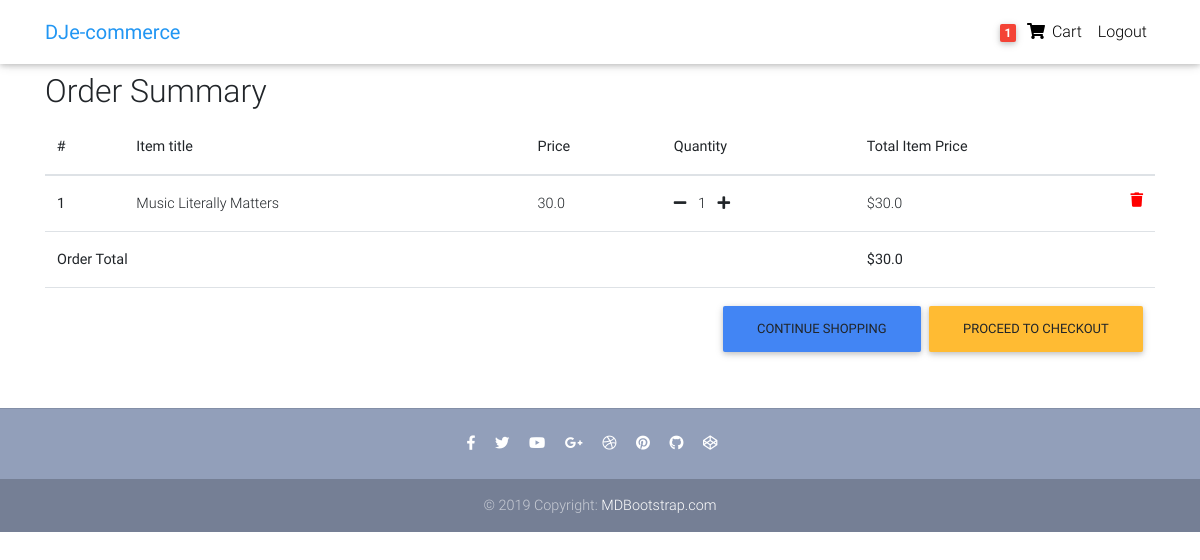
Before: /order-summary/ (signed in) with the older database file.
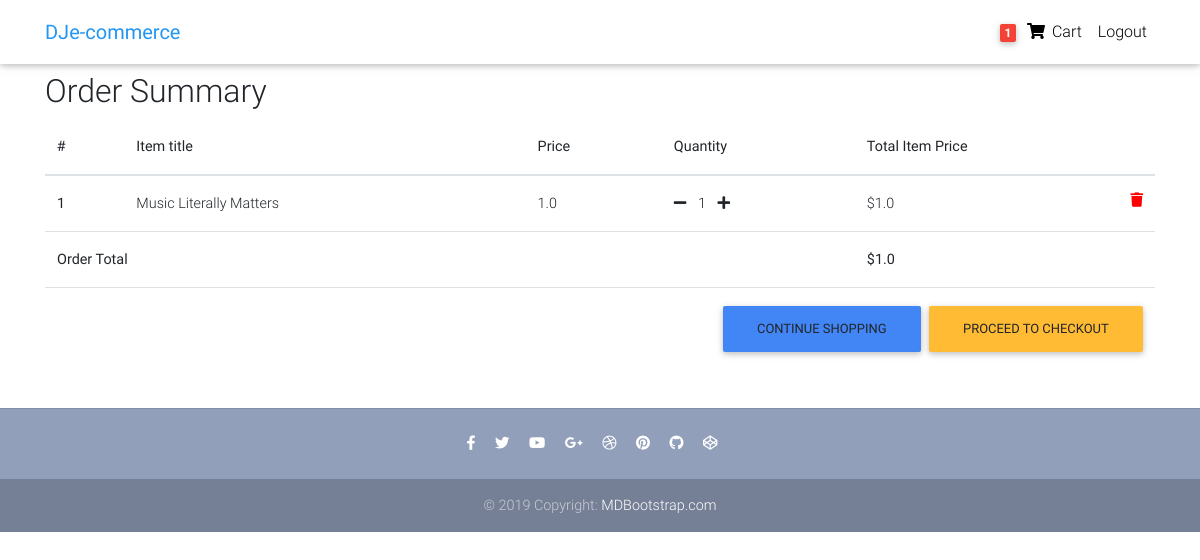
After: the same page with the newer database file.
### core/models.py (models this page shows, shortened)
class OrderItem(models.Model):
    user = models.ForeignKey(settings.AUTH_USER_MODEL,
                             on_delete=models.CASCADE)
    ordered = models.BooleanField(default=False)
    item = models.ForeignKey(Item, on_delete=models.CASCADE)
    quantity = models.IntegerField(default=1)
    def get_total_item_price(self):
        return self.quantity * self.item.price
    def get_final_price(self):
        if self.item.discount_price:
            return self.get_total_discount_item_price()
        return self.get_total_item_price()

class Item(models.Model):
    title = models.CharField(max_length=100)
    price = models.FloatField()
    discount_price = models.FloatField(blank=True, null=True)
    category = models.CharField(max_length=100)
    label = models.CharField(choices=LABEL_CHOICES, max_length=1)
    slug = models.SlugField()
    description = models.TextField()
    image = models.ImageField()

class Order(models.Model):
    user = models.ForeignKey(settings.AUTH_USER_MODEL,
                             on_delete=models.CASCADE)
    ref_code = models.CharField(max_length=20, blank=True, null=True)
    items = models.ManyToManyField(OrderItem)
    start_date = models.DateTimeField(auto_now_add=True)
    ordered_date = models.DateTimeField()
    ordered = models.BooleanField(default=False)
    shipping_address = models.ForeignKey(
        'Address', related_name='shipping_address', on_delete=models.SET_NULL, blank=True, null=True)
    billing_address = models.ForeignKey(
        'Address', related_name='billing_address', on_delete=models.SET_NULL, blank=True, null=True)
    payment = models.ForeignKey(
        'Payment', on_delete=models.SET_NULL, blank=True, null=True)
    coupon = models.ForeignKey(
        'Coupon', on_delete=models.SET_NULL, blank=True, null=True)
    being_delivered = models.BooleanField(default=False)
    received = models.BooleanField(default=False)
    refund_requested = models.BooleanField(default=False)
    refund_granted = models.BooleanField(default=False)
    '''
    1. Item added to cart
    2. Adding a billing address
    (Failed checkout)
    3. Payment
    (Preprocessing, processing, packaging etc.)
    4. Being delivered
    5. Received
    6. Refunds
    '''
    def get_total(self):
        total = 0
        for order_item in self.items.all():
            total += order_item.get_final_price()
        if self.coupon:
            total -= self.coupon.amount
        return total

### core/views.py (the view)
# urls.py: path('order-summary/', OrderSummaryView.as_view(), name='order-summary'),
class OrderSummaryView(LoginRequiredMixin, View):
    def get(self, *args, **kwargs):
        try:
            order = Order.objects.get(user=self.request.user, ordered=False)
            context = {
                'object': order
            }
            return render(self.request, 'order_summary.html', context)
        except ObjectDoesNotExist:
            messages.warning(self.request, "You do not have an active order")
            return redirect("/")

### core/templatetags/cart_template_tags.py (called while the page is built)
@register.filter
def cart_item_count(user):
    if user.is_authenticated:
        qs = Order.objects.filter(user=user, ordered=False)
        if qs.exists():
            return qs[0].items.count()
    return 0

### templates/order_summary.html (shortened to what this page needs)
{% extends "base.html" %}
{% block content %}
  <main>
    <div class="container">
    <div class="table-responsive text-nowrap">
    <h2>Order Summary</h2>
    <table class="table">
        <thead>
        <tr>
            <th scope="col">#</th>
            <th scope="col">Item title</th>
            <th scope="col">Price</th>
            <th scope="col">Quantity</th>
            <th scope="col">Total Item Price</th>
        </tr>
        </thead>
        <tbody>
        {% for order_item in object.items.all %}
        <tr>
            <th scope="row">{{ forloop.counter }}</th>
            <td>{{ order_item.item.title }}</td>
            <td>{{ order_item.item.price }}</td>
            <td>
                <a href="{% url 'core:remove-single-item-from-cart' order_item.item.slug %}"><i class="fas fa-minus mr-2"></i></a>
                {{ order_item.quantity }}
                <a href="{% url 'core:add-to-cart' order_item.item.slug %}"><i class="fas fa-plus ml-2"></i></a>
            </td>
            <td>
            {% if order_item.item.discount_price %}
                ${{ order_item.get_total_discount_item_price }}
                <span class="badge badge-primary">Saving ${{ order_item.get_amount_saved }}</span>
            {% else %}
                ${{ order_item.get_total_item_price }}
            {% endif %}
            <a style='color: red;' href="{% url 'core:remove-from-cart' order_item.item.slug %}">
                <i class="fas fa-trash float-right"></i>
            </a>
            </td>
        </tr>
        {% endfor %}
        {% if object.get_total %}
        <tr>
            <td colspan="4"><b>Order Total</b></td>
            <td><b>${{ object.get_total }}</b></td>
        </tr>
        <tr>
            <td colspan="5">
            <a class='btn btn-warning float-right ml-2' href='/checkout/'>Proceed to checkout</a>
            <a class='btn btn-primary float-right' href='/'>Continue shopping</a>
            </td>
        </tr>
        {% endif %}
        </tbody>
    </table>
    </div>
    </div>
  </main>
{% endblock content %}

Changed rows visible on the page:
changed through a linked row, OrderItem "Music Literally Matters": item.price "30.0" → "1.0"; get_total_item_price "30.0" → "1.0"
changed through a linked row, Order: get_total "30.0" → "1.0"
